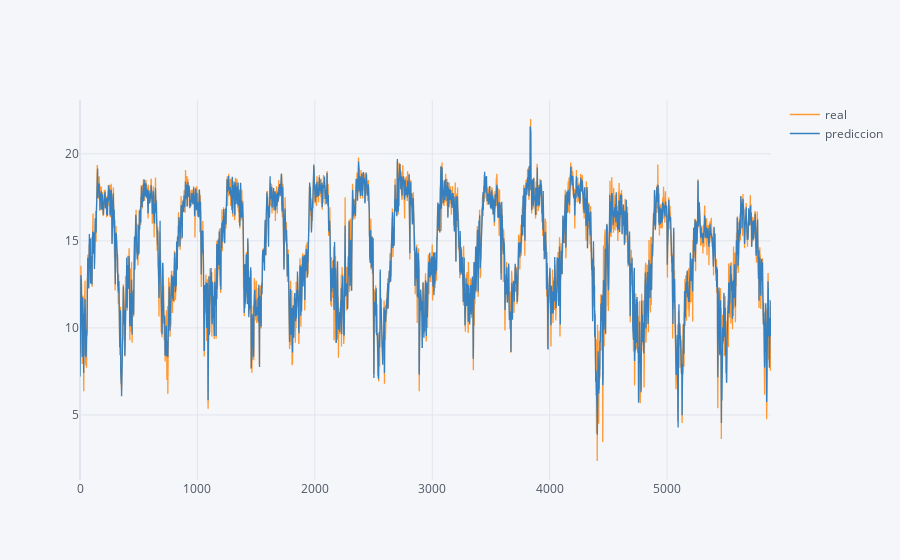

Source (notebook cell):
### Code cell
pd.concat([barbara.real, barbara.prediccion], axis = 1).iplot()
barbara.error.mean()

### Figure 1 — Plotly figure (JSON) as saved in the notebook; plotly's stock layout.template omitted (floating-point values rounded to 4 significant figures; data arrays with more than 128 entries replaced by an {"elided": "..."} marker saying what was removed)
{"data": [{"line": {"color": "rgba(255, 153, 51, 1.0)", "dash": "solid", "shape": "linear", "width": 1.3}, "mode": "lines", "name": "real", "text": "", "type": "scatter", "x": {"elided": "5886 int values"}, "y": {"elided": "5886 float values"}}, {"line": {"color": "rgba(55, 128, 191, 1.0)", "dash": "solid", "shape": "linear", "width": 1.3}, "mode": "lines", "name": "prediccion", "text": "", "type": "scatter", "x": {"elided": "5886 int values"}, "y": {"elided": "5886 float values"}}], "layout": {"legend": {"bgcolor": "#F5F6F9", "font": {"color": "#4D5663"}}, "paper_bgcolor": "#F5F6F9", "plot_bgcolor": "#F5F6F9", "title": {"font": {"color": "#4D5663"}}, "xaxis": {"gridcolor": "#E1E5ED", "showgrid": true, "tickfont": {"color": "#4D5663"}, "title": {"font": {"color": "#4D5663"}, "text": ""}, "zerolinecolor": "#E1E5ED"}, "yaxis": {"gridcolor": "#E1E5ED", "showgrid": true, "tickfont": {"color": "#4D5663"}, "title": {"font": {"color": "#4D5663"}, "text": ""}, "zerolinecolor": "#E1E5ED"}}}
